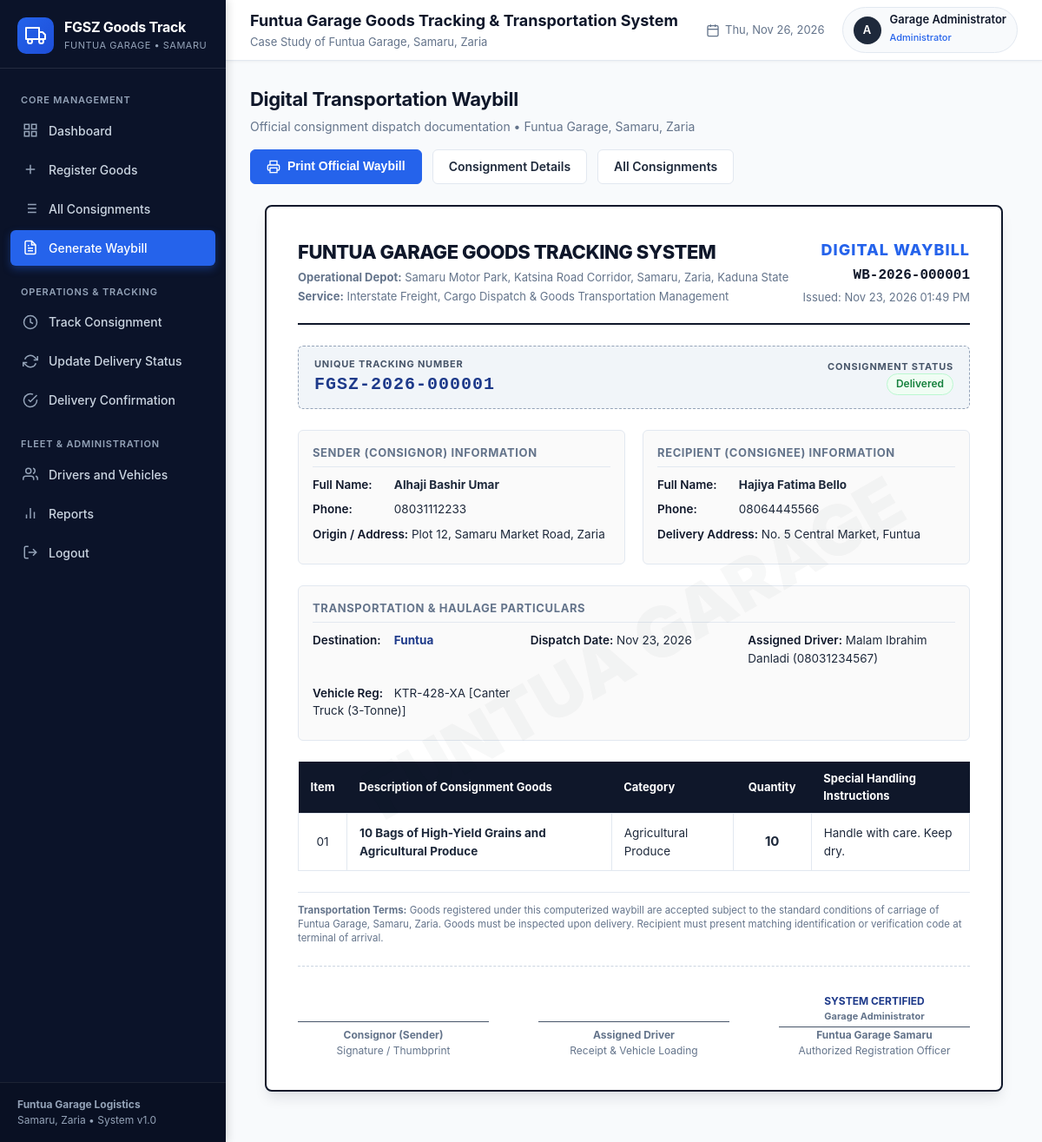
/waybills/view.php?id=1 (signed in), run on the app's committed database.
### tables this page shows
CREATE TABLE `consignments` (
  `consignment_id` INT NOT NULL AUTO_INCREMENT,
  `tracking_number` VARCHAR(50) NOT NULL UNIQUE,
  `sender_name` VARCHAR(100) NOT NULL,
  `sender_contact` VARCHAR(30) NOT NULL,
  `sender_address` VARCHAR(255) NULL,
  `recipient_name` VARCHAR(100) NOT NULL,
  `recipient_contact` VARCHAR(30) NOT NULL,
  `recipient_address` VARCHAR(255) NULL,
  `goods_description` TEXT NOT NULL,
  `quantity` INT NOT NULL DEFAULT 1,
  `goods_category` VARCHAR(100) NULL,
  `special_instructions` TEXT NULL,
  `destination` VARCHAR(150) NOT NULL,
  `dispatch_date` DATE NULL,
  `driver_id` INT NULL,
  `vehicle_id` INT NULL,
  `current_status` VARCHAR(30) NOT NULL DEFAULT 'Registered',
  `registered_by` INT NOT NULL,
  `created_at` DATETIME NOT NULL DEFAULT CURRENT_TIMESTAMP,
  PRIMARY KEY (`consignment_id`),
  INDEX `idx_tracking` (`tracking_number`),
  INDEX `idx_status` (`current_status`),
  INDEX `idx_destination` (`destination`),
  INDEX `idx_created_at` (`created_at`),
  CONSTRAINT `fk_consignment_driver` FOREIGN KEY (`driver_id`) REFERENCES `drivers` (`driver_id`) ON DELETE SET NULL ON UPDATE CASCADE,
  CONSTRAINT `fk_consignment_vehicle` FOREIGN KEY (`vehicle_id`) REFERENCES `vehicles` (`vehicle_id`) ON DELETE SET NULL ON UPDATE CASCADE,
  CONSTRAINT `fk_consignment_user` FOREIGN KEY (`registered_by`) REFERENCES `users` (`user_id`) ON DELETE CASCADE ON UPDATE CASCADE
);

CREATE TABLE `users` (
  `user_id` INT NOT NULL AUTO_INCREMENT,
  `full_name` VARCHAR(100) NOT NULL,
  `username` VARCHAR(50) NOT NULL UNIQUE,
  `password_hash` VARCHAR(255) NOT NULL,
  `role` VARCHAR(30) NOT NULL DEFAULT 'Administrator',
  `created_at` DATETIME NOT NULL DEFAULT CURRENT_TIMESTAMP,
  PRIMARY KEY (`user_id`),
  INDEX `idx_username` (`username`)
);

CREATE TABLE `waybills` (
  `waybill_id` INT NOT NULL AUTO_INCREMENT,
  `consignment_id` INT NOT NULL UNIQUE,
  `waybill_number` VARCHAR(50) NOT NULL UNIQUE,
  `issue_date` DATETIME NOT NULL DEFAULT CURRENT_TIMESTAMP,
  `issued_by` INT NOT NULL,
  PRIMARY KEY (`waybill_id`),
  INDEX `idx_waybill_num` (`waybill_number`),
  CONSTRAINT `fk_waybill_consignment` FOREIGN KEY (`consignment_id`) REFERENCES `consignments` (`consignment_id`) ON DELETE CASCADE ON UPDATE CASCADE,
  CONSTRAINT `fk_waybill_user` FOREIGN KEY (`issued_by`) REFERENCES `users` (`user_id`) ON DELETE CASCADE ON UPDATE CASCADE
);

CREATE TABLE `drivers` (
  `driver_id` INT NOT NULL AUTO_INCREMENT,
  `full_name` VARCHAR(100) NOT NULL,
  `phone` VARCHAR(30) NOT NULL,
  `address` VARCHAR(255) NULL,
  `created_at` DATETIME NOT NULL DEFAULT CURRENT_TIMESTAMP,
  PRIMARY KEY (`driver_id`)
);

CREATE TABLE `vehicles` (
  `vehicle_id` INT NOT NULL AUTO_INCREMENT,
  `registration_number` VARCHAR(30) NOT NULL UNIQUE,
  `vehicle_type` VARCHAR(100) NOT NULL,
  `description` TEXT NULL,
  `created_at` DATETIME NOT NULL DEFAULT CURRENT_TIMESTAMP,
  PRIMARY KEY (`vehicle_id`),
  INDEX `idx_reg_num` (`registration_number`)
);

### waybills/view.php (the view, shortened to what the rows shown need)
<?php
require_once __DIR__ . '/../includes/auth.php';
$id = isset($_GET['id']) ? (int)$_GET['id'] : 0;
$tracking = isset($_GET['tracking']) ? trim($_GET['tracking']) : '';
$query = "
    SELECT c.*,
           w.waybill_number, w.issue_date,
           d.full_name AS driver_name, d.phone AS driver_phone,
           v.registration_number AS vehicle_reg, v.vehicle_type,
           u.full_name AS registrar_name, u.role AS registrar_role,
           dc.received_by, dc.confirmed_at
    FROM consignments c
    LEFT JOIN waybills w ON c.consignment_id = w.consignment_id
    LEFT JOIN drivers d ON c.driver_id = d.driver_id
    LEFT JOIN vehicles v ON c.vehicle_id = v.vehicle_id
    LEFT JOIN users u ON c.registered_by = u.user_id
    LEFT JOIN delivery_confirmation dc ON c.consignment_id = dc.consignment_id
";
if ($id > 0) {
    $stmt = $pdo->prepare($query . " WHERE c.consignment_id = ? LIMIT 1");
    $stmt->execute([$id]);
} elseif (!empty($tracking)) {
    $stmt = $pdo->prepare($query . " WHERE c.tracking_number = ? LIMIT 1");
    $stmt->execute([$tracking]);
} else {
    flash('error', 'No consignment identifier provided.', 'Error');
    header('Location: ' . BASE_URL . 'consignments/list.php');
    exit;
}
$consignment = $stmt->fetch();
require_once __DIR__ . '/../includes/header.php';
require_once __DIR__ . '/../includes/sidebar.php';
?>
<div class="page-header no-print">
  <div class="page-header-title">
    <h1>Digital Transportation Waybill</h1>
  </div>
</div>
<div class="waybill-container">
  <div class="waybill-header">
    <div class="waybill-brand">
      <h1>FUNTUA GARAGE GOODS TRACKING SYSTEM</h1>
    </div>
    <div class="waybill-meta">
      <div class="wb-title">DIGITAL WAYBILL</div>
      <div class="wb-number"><?php echo htmlspecialchars($consignment['waybill_number'] ?? 'N/A'); ?></div>
      <div style="font-size: 13px; color: var(--text-muted); margin-top: 4px;">
        Issued: <?php echo format_datetime($consignment['issue_date'] ?? $consignment['created_at']); ?>
      </div>
    </div>
  </div>
  <div style="display: flex; justify-content: space-between; align-items: center; background-color: #f1f5f9; border: 1px dashed #94a3b8; border-radius: 6px; padding: 12px 18px; margin-bottom: 24px;">
    <div>
      <span style="font-size: 11px; text-transform: uppercase; letter-spacing: 0.8px; color: #475569; font-weight: 700; display: block;">Unique Tracking Number</span>
      <span style="font-family: monospace; font-size: 20px; font-weight: 800; color: #1e3a8a; letter-spacing: 1px;">
        <?php echo htmlspecialchars($consignment['tracking_number']); ?>
      </span>
    </div>
    <div style="text-align: right;">
      <span style="font-size: 11px; text-transform: uppercase; letter-spacing: 0.8px; color: #475569; font-weight: 700; display: block;">Consignment Status</span>
      <?php echo get_status_badge($consignment['current_status']); ?>
    </div>
  </div>
  <div class="waybill-grid-2">
    <div class="waybill-panel">
      <div class="waybill-field">
        <span class="label">Full Name:</span>
        <strong><?php echo htmlspecialchars($consignment['sender_name']); ?></strong>
      </div>
      <div class="waybill-field">
        <span class="label">Phone:</span>
        <span><?php echo htmlspecialchars($consignment['sender_contact']); ?></span>
      </div>
      <div class="waybill-field">
        <span class="label">Origin / Address:</span>
        <span><?php echo htmlspecialchars($consignment['sender_address'] ?: 'Samaru Garage Depot, Zaria'); ?></span>
      </div>
    </div>
    <div class="waybill-panel">
      <div class="waybill-field">
        <span class="label">Full Name:</span>
        <strong><?php echo htmlspecialchars($consignment['recipient_name']); ?></strong>
      </div>
      <div class="waybill-field">
        <span class="label">Phone:</span>
        <span><?php echo htmlspecialchars($consignment['recipient_contact']); ?></span>
      </div>
      <div class="waybill-field">
        <span class="label">Delivery Address:</span>
        <span><?php echo htmlspecialchars($consignment['recipient_address'] ?: 'Customer Collection Depot'); ?></span>
      </div>
    </div>
  </div>
  <div class="waybill-panel" style="margin-bottom: 24px;">
    <div style="display: grid; grid-template-columns: repeat(auto-fit, minmax(200px, 1fr)); gap: 12px;">
      <div class="waybill-field">
        <span class="label">Destination:</span>
        <strong style="color: #1e3a8a;"><?php echo htmlspecialchars($consignment['destination']); ?></strong>
      </div>
      <div class="waybill-field">
        <span class="label">Dispatch Date:</span>
        <span><?php echo format_date($consignment['dispatch_date'] ?? $consignment['created_at']); ?></span>
      </div>
      <div class="waybill-field">
        <span class="label">Assigned Driver:</span>
        <span><?php echo htmlspecialchars($consignment['driver_name'] ? $consignment['driver_name'] . ' (' . $consignment['driver_phone'] . ')' : 'To be assigned'); ?></span>
      </div>
      <div class="waybill-field">
        <span class="label">Vehicle Reg:</span>
        <span><?php echo htmlspecialchars($consignment['vehicle_reg'] ? $consignment['vehicle_reg'] . ' [' . $consignment['vehicle_type'] . ']' : 'To be assigned'); ?></span>
      </div>
    </div>
  </div>
  <table class="waybill-table">
    <thead>
      <tr>
        <th style="width: 50px;">Item</th>
        <th>Description of Consignment Goods</th>
        <th style="width: 140px;">Category</th>
        <th style="width: 90px; text-align: center;">Quantity</th>
        <th>Special Handling Instructions</th>
      </tr>
    </thead>
    <tbody>
      <tr>
        <td style="text-align: center;">01</td>
        <td>
          <strong><?php echo nl2br(htmlspecialchars($consignment['goods_description'])); ?></strong>
        </td>
        <td><?php echo htmlspecialchars($consignment['goods_category'] ?: 'General Merchandise'); ?></td>
        <td style="text-align: center; font-weight: 700; font-size: 15px;"><?php echo (int)$consignment['quantity']; ?></td>
        <td><?php echo htmlspecialchars($consignment['special_instructions'] ?: 'Standard commercial transit handling.'); ?></td>
      </tr>
    </tbody>
  </table>
  <div class="waybill-footer">
    <div class="signature-box">
      <div style="font-size: 12px; color: #1e3a8a; font-weight: 700; height: 40px; display: flex; flex-direction: column; justify-content: flex-end;">
        <div>SYSTEM CERTIFIED</div>
        <div style="font-size: 11px; color: #64748b;"><?php echo htmlspecialchars($consignment['registrar_name'] ?? 'Authorized Officer'); ?></div>
      </div>
    </div>
  </div>
</div>
<?php require_once __DIR__ . '/../includes/footer.php'; ?>

### includes/sidebar.php (shortened to what the rows shown need)
<aside class="app-sidebar" id="appSidebar">
  <div class="sidebar-brand">
    <div class="brand-info">
      <h1>FGSZ Goods Track</h1>
    </div>
  </div>
</aside>
<div class="app-main">
  <header class="app-header">
    <div class="header-left">
      <div class="header-title">
        <h2>Funtua Garage Goods Tracking & Transportation System</h2>
      </div>
    </div>
    <div class="header-right">
      <?php if ($currentUser): ?>
      <div class="user-profile-badge">
        <div class="avatar-circle">
          <?php echo strtoupper(substr($currentUser['username'], 0, 1)); ?>
        </div>
        <div class="user-info-text">
          <span class="name"><?php echo htmlspecialchars($currentUser['full_name']); ?></span>
          <span class="role"><?php echo htmlspecialchars($currentUser['role']); ?></span>
        </div>
      </div>
      <?php endif; ?>
    </div>
  </header>
  <main class="page-body">

### includes/functions.php (shortened to what the rows shown need)
<?php
function get_status_badge($status) {
    $badgeClass = 'badge-secondary';
    switch ($status) {
        case 'Delivered':
            $badgeClass = 'badge-delivered';
            break;
    }
    return '<span class="status-badge ' . $badgeClass . '">' . htmlspecialchars($status) . '</span>';
}
function format_datetime($datetime) {
    return date('M d, Y h:i A', strtotime($datetime));
}
function format_date($date) {
    return date('M d, Y', strtotime($date));
}

### data on the page
consignments: registered_by.full_name "Garage Administrator", registered_by.role "Administrator", waybills.waybill_number "WB-2026-000001", waybills.issue_date "Nov 23, 2026 01:49 PM", tracking_number "FGSZ-2026-000001", current_status "Delivered", sender_name "Alhaji Bashir Umar", sender_contact "08031112233", sender_address "Plot 12, Samaru Market Road, Zaria", recipient_name "Hajiya Fatima Bello", recipient_contact "08064445566", recipient_address "No. 5 Central Market, Funtua", destination "Funtua", dispatch_date "Nov 23, 2026", driver.phone "Malam Ibrahim Danladi (08031234567)", vehicle.vehicle_type "KTR-428-XA [Canter Truck (3-Tonne)]", goods_description "10 Bags of High-Yield Grains and Agricultural Produce", goods_category "Agricultural Produce", quantity "10", special_instructions "Handle with care. Keep dry."

### other printed values
substr($currentUser['username'], 0, 1) "A"
